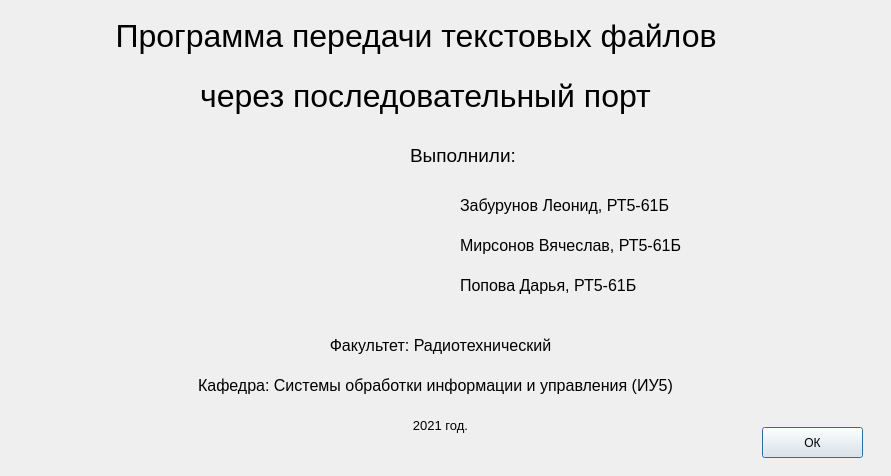
<?xml version="1.0" encoding="UTF-8"?>
<ui version="4.0">
 <class>about_1</class>
 <widget class="QDialog" name="about_1">
  <property name="geometry">
   <rect>
    <x>0</x>
    <y>0</y>
    <width>891</width>
    <height>476</height>
   </rect>
  </property>
  <property name="windowTitle">
   <string>О программе</string>
  </property>
  <widget class="QPushButton" name="OK_button">
   <property name="geometry">
    <rect>
     <x>762</x>
     <y>427</y>
     <width>101</width>
     <height>31</height>
    </rect>
   </property>
   <property name="text">
    <string>ОК</string>
   </property>
  </widget>
  <widget class="QLabel" name="label_2">
   <property name="geometry">
    <rect>
     <x>410</x>
     <y>140</y>
     <width>141</width>
     <height>31</height>
    </rect>
   </property>
   <property name="font">
    <font>
     <pointsize>14</pointsize>
    </font>
   </property>
   <property name="text">
    <string>Выполнили:</string>
   </property>
  </widget>
  <widget class="QLabel" name="label_5">
   <property name="geometry">
    <rect>
     <x>460</x>
     <y>230</y>
     <width>281</width>
     <height>31</height>
    </rect>
   </property>
   <property name="font">
    <font>
     <pointsize>12</pointsize>
    </font>
   </property>
   <property name="text">
    <string>Мирсонов Вячеслав, РТ5-61Б</string>
   </property>
  </widget>
  <widget class="QLabel" name="label_7">
   <property name="geometry">
    <rect>
     <x>290</x>
     <y>320</y>
     <width>301</width>
     <height>51</height>
    </rect>
   </property>
   <property name="font">
    <font>
     <pointsize>12</pointsize>
    </font>
   </property>
   <property name="text">
    <string>Факультет: Радиотехнический</string>
   </property>
   <property name="alignment">
    <set>Qt::AlignCenter</set>
   </property>
  </widget>
  <widget class="QLabel" name="label_8">
   <property name="geometry">
    <rect>
     <x>130</x>
     <y>360</y>
     <width>611</width>
     <height>51</height>
    </rect>
   </property>
   <property name="font">
    <font>
     <pointsize>12</pointsize>
    </font>
   </property>
   <property name="text">
    <string>Кафедра: Системы обработки информации и управления (ИУ5)</string>
   </property>
   <property name="alignment">
    <set>Qt::AlignCenter</set>
   </property>
  </widget>
  <widget class="QLabel" name="label01">
   <property name="geometry">
    <rect>
     <x>90</x>
     <y>190</y>
     <width>280</width>
     <height>108</height>
    </rect>
   </property>
   <property name="text">
    <string/>
   </property>
  </widget>
  <widget class="QLabel" name="label_3">
   <property name="geometry">
    <rect>
     <x>70</x>
     <y>60</y>
     <width>711</width>
     <height>71</height>
    </rect>
   </property>
   <property name="font">
    <font>
     <pointsize>24</pointsize>
    </font>
   </property>
   <property name="text">
    <string>через последовательный порт</string>
   </property>
   <property name="alignment">
    <set>Qt::AlignCenter</set>
   </property>
  </widget>
  <widget class="QLabel" name="label_6">
   <property name="geometry">
    <rect>
     <x>460</x>
     <y>270</y>
     <width>281</width>
     <height>31</height>
    </rect>
   </property>
   <property name="font">
    <font>
     <pointsize>12</pointsize>
    </font>
   </property>
   <property name="text">
    <string>Попова Дарья, РТ5-61Б</string>
   </property>
  </widget>
  <widget class="QLabel" name="label">
   <property name="geometry">
    <rect>
     <x>0</x>
     <y>0</y>
     <width>841</width>
     <height>71</height>
    </rect>
   </property>
   <property name="font">
    <font>
     <pointsize>24</pointsize>
    </font>
   </property>
   <property name="text">
    <string>Программа передачи текстовых файлов </string>
   </property>
   <property name="alignment">
    <set>Qt::AlignCenter</set>
   </property>
  </widget>
  <widget class="QLabel" name="label_9">
   <property name="geometry">
    <rect>
     <x>390</x>
     <y>400</y>
     <width>101</width>
     <height>51</height>
    </rect>
   </property>
   <property name="font">
    <font>
     <pointsize>10</pointsize>
    </font>
   </property>
   <property name="text">
    <string>2021 год.</string>
   </property>
   <property name="alignment">
    <set>Qt::AlignCenter</set>
   </property>
  </widget>
  <widget class="QLabel" name="label_4">
   <property name="geometry">
    <rect>
     <x>460</x>
     <y>190</y>
     <width>261</width>
     <height>31</height>
    </rect>
   </property>
   <property name="font">
    <font>
     <pointsize>12</pointsize>
    </font>
   </property>
   <property name="text">
    <string>Забурунов Леонид, РТ5-61Б</string>
   </property>
  </widget>
 </widget>
 <resources/>
 <connections/>
</ui>
